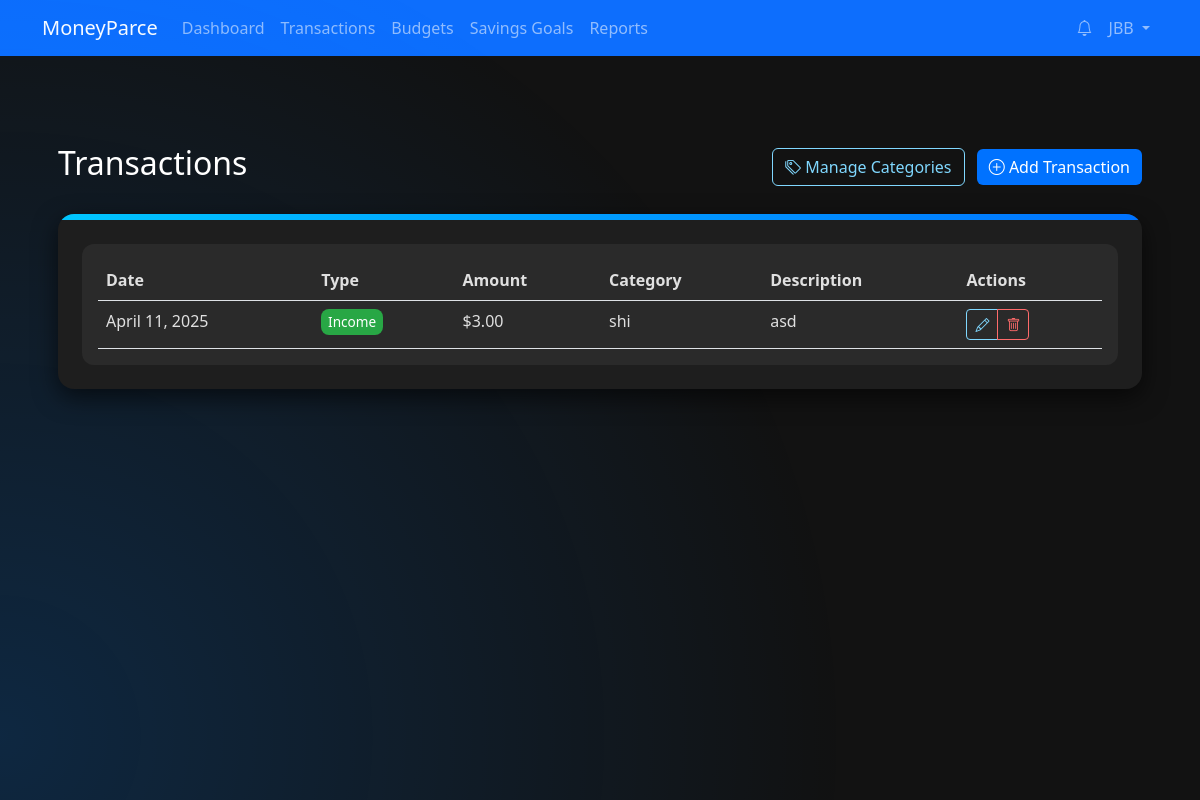
Before: /transactions/ (signed in) with the older database file.
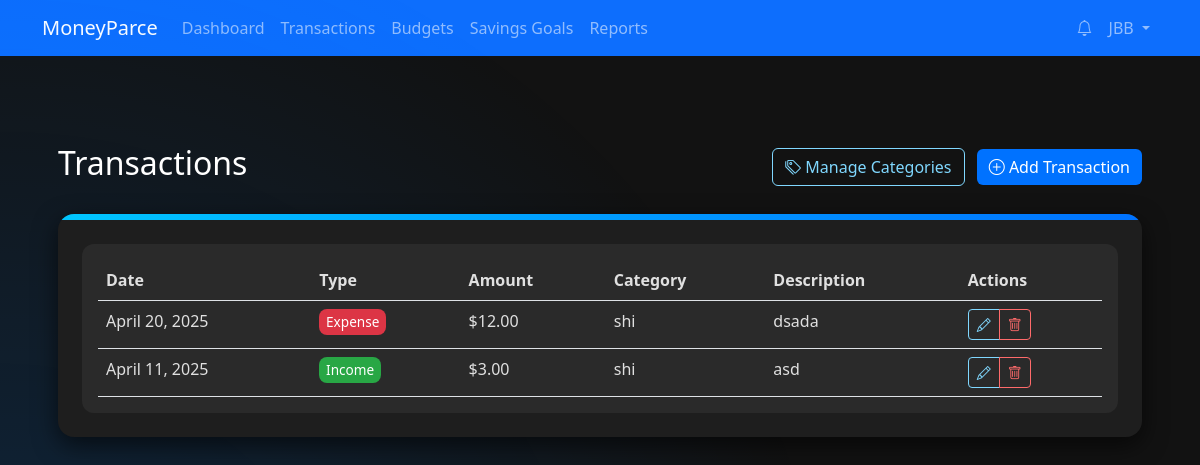
After: the same page with the newer database file.
### transactions/models.py (models this page shows, shortened)
class Transaction(models.Model):
    TRANSACTION_TYPES = (
        ('income', 'Income'),
        ('expense', 'Expense'),
    )
    user = models.ForeignKey(settings.AUTH_USER_MODEL, on_delete=models.CASCADE)
    amount = models.DecimalField(max_digits=10, decimal_places=2)
    transaction_type = models.CharField(max_length=10, choices=TRANSACTION_TYPES)
    category = models.ForeignKey(Category, on_delete=models.SET_NULL, null=True)
    description = models.TextField(blank=True)
    date = models.DateField()
    is_recurring = models.BooleanField(default=False)
    recurring_frequency = models.CharField(
        max_length=20,
        choices=[
            ('daily', 'Daily'),
            ('weekly', 'Weekly'),
            ('monthly', 'Monthly'),
            ('yearly', 'Yearly')
        ],
        null=True,
        blank=True
    )
    created_at = models.DateTimeField(auto_now_add=True)
    updated_at = models.DateTimeField(auto_now=True)
    class Meta:
        ordering = ['-date', '-created_at']

class Category(models.Model):
    name = models.CharField(max_length=100)
    description = models.TextField(blank=True)
    created_by = models.ForeignKey(settings.AUTH_USER_MODEL, on_delete=models.CASCADE)
    created_at = models.DateTimeField(auto_now_add=True)
    class Meta:
        verbose_name_plural = 'Categories'
        unique_together = ['name', 'created_by']

### transactions/views.py (the view)
# urls.py: path('', views.transaction_list, name='transaction_list'),
@login_required
def transaction_list(request):
    transactions = Transaction.objects.filter(user=request.user).order_by('-date')
    return render(request, 'transactions/transaction_list.html', {'transactions': transactions})

### templates/transactions/transaction_list.html (shortened to what this page needs)
{% extends 'base.html' %}
{% block content %}
  <div id="pulse1" class="pulse-layer"></div>
  <div class="dashboard-container container-fluid">
    <div class="d-flex justify-content-between align-items-center mb-4">
      <h2 class="text-white">Transactions</h2>
      <div>
        <a href="{% url 'category_list' %}" class="btn btn-outline-primary me-2">
          <i class="bi bi-tags"></i> Manage Categories
        </a>
        <a href="{% url 'transaction_create' %}" class="btn btn-primary">
          <i class="bi bi-plus-circle"></i> Add Transaction
        </a>
      </div>
    </div>
    <div class="card">
      <div class="card-accent"></div>
      <div class="card-body">
        {% if transactions %}
          <div class="table-responsive">
            <table class="table table-hover text-white mb-0">
              <thead>
                <tr>
                  <th>Date</th>
                  <th>Type</th>
                  <th>Amount</th>
                  <th>Category</th>
                  <th>Description</th>
                  <th>Actions</th>
                </tr>
              </thead>
              <tbody>
                {% for t in transactions %}
                <tr>
                  <td>{{ t.date }}</td>
                  <td>
                    <span class="{% if t.transaction_type == 'income' %}badge-income{% else %}badge-expense{% endif %}">
                      {{ t.get_transaction_type_display }}
                    </span>
                  </td>
                  <td>${{ t.amount }}</td>
                  <td>{{ t.category.name|default:"-" }}</td>
                  <td>{{ t.description|truncatechars:30 }}</td>
                  <td>
                    <div class="btn-group">
                      <a href="{% url 'transaction_edit' t.pk %}" class="btn btn-sm btn-outline-primary">
                        <i class="bi bi-pencil"></i>
                      </a>
                      <a href="{% url 'transaction_delete' t.pk %}" class="btn btn-sm btn-outline-danger">
                        <i class="bi bi-trash"></i>
                      </a>
                    </div>
                  </td>
                </tr>
                {% endfor %}
              </tbody>
            </table>
          </div>
        {% endif %}
      </div>
    </div>
  </div>
{% endblock %}

Changed rows visible on the page:
added Transaction: date "April 20, 2025", transaction_type "Expense", amount "12.00", category.name "shi", description "dsada"
